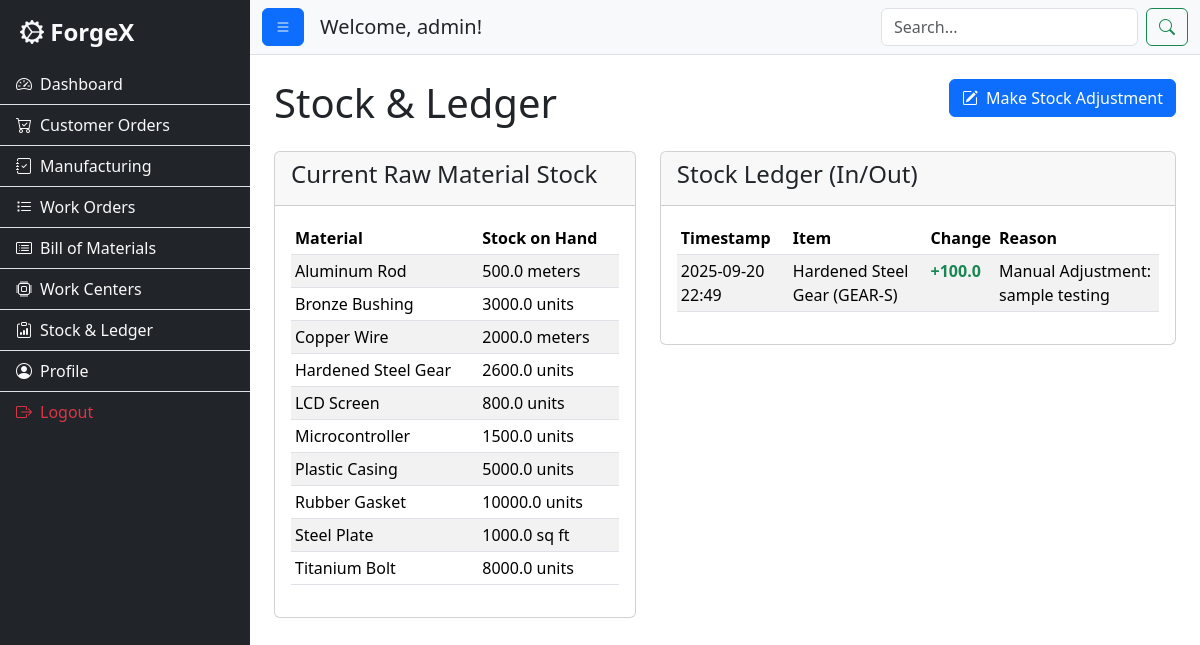
Screenshot of /stock_ledger (signed in) with the database file from the repository.
### app.py (models this page shows)
class User(db.Model):
    id = db.Column(db.Integer, primary_key=True)
    username = db.Column(db.String(80), unique=True, nullable=False)
    password = db.Column(db.String(200), nullable=False)
    name = db.Column(db.String(120), nullable=False)
    email = db.Column(db.String(120), unique=True, nullable=False)
    role = db.Column(db.String(20), nullable=False)
    secret_code = db.Column(db.String(100), nullable=True)
    is_verified = db.Column(db.Boolean, default=False, nullable=False)
    orders = db.relationship('CustomerOrder', backref='customer', lazy=True)

class RawMaterial(db.Model):
    id = db.Column(db.String(50), primary_key=True)
    name = db.Column(db.String(100), nullable=False)
    stock = db.Column(db.Float, default=0)
    unit = db.Column(db.String(20))
    price = db.Column(db.Float, default=0)

class StockLedger(db.Model):
    id = db.Column(db.Integer, primary_key=True)
    timestamp = db.Column(db.DateTime, default=datetime.datetime.utcnow)
    item_id = db.Column(db.String(50), nullable=False)
    item_name = db.Column(db.String(100))
    change = db.Column(db.Float, nullable=False)
    reason = db.Column(db.String(200))

### app.py (the view)
@app.route('/stock_ledger')
@login_required
@role_required('manager')
def stock_ledger():
    materials = RawMaterial.query.order_by(RawMaterial.id).all()
    ledger_entries = StockLedger.query.order_by(StockLedger.timestamp.desc()).all()
    return render_template('stock_ledger.html', materials=materials, ledger=ledger_entries)

### app.py (called while the page is built)
def login_required(f):
    @wraps(f)
    def decorated_function(*args, **kwargs):
        if 'username' not in session:
            flash("Please log in to access this page.", "warning")
            return redirect(url_for('login'))
        user = User.query.filter_by(username=session['username']).first()
        if not user:
            session.clear()
            flash("Your login session was invalid. Please log in again.", "danger")
            return redirect(url_for('login'))
        return f(*args, **kwargs)
    return decorated_function

def role_required(required_role):
    def decorator(f):
        @wraps(f)
        def decorated_function(*args, **kwargs):
            if session.get('role') != required_role:
                flash("You do not have permission to access this page.", "danger")
                return redirect(url_for('index'))
            return f(*args, **kwargs)
        return decorated_function
    return decorator

### templates/stock_ledger.html (shortened to what this page needs)
{% extends "layout.html" %}
{% block content %}
<div class.="d-flex justify-content-between align-items-center mb-4">
    <h1 class="mb-0 d-inline-block">Stock & Ledger</h1>
    <button class="btn btn-primary float-end" data-bs-toggle="modal" data-bs-target="#stockAdjustmentModal">
        <i class="bi bi-pencil-square me-2"></i>Make Stock Adjustment
    </button>
</div>
<div class="row mt-4">
    <div class="col-md-5">
        <div class="card">
            <div class="card-header"><h4>Current Raw Material Stock</h4></div>
            <div class="card-body">
                <table class="table table-sm table-striped">
                    <thead><tr><th>Material</th><th>Stock on Hand</th></tr></thead>
                    <tbody>
                        {% for mat in materials %}
                        <tr>
                            <td>{{ mat.name }}</td>
                            <td>{{ mat.stock }} {{ mat.unit }}</td>
                        </tr>
                        {% endfor %}
                    </tbody>
                </table>
            </div>
        </div>
    </div>
    <div class="col-md-7">
        <div class="card">
            <div class="card-header"><h4>Stock Ledger (In/Out)</h4></div>
            <div class="card-body">
                <div class="table-responsive" style="max-height: 500px; overflow-y: auto;">
                    <table class="table table-striped table-sm">
                        <thead><tr><th>Timestamp</th><th>Item</th><th>Change</th><th>Reason</th></tr></thead>
                        <tbody>
                            {% for entry in ledger %}
                            <tr>
                                <td>{{ entry.timestamp.strftime('%Y-%m-%d %H:%M') }}</td>
                                <td>{{ entry.item_name }} ({{ entry.item_id }})</td>
                                <td>
                                    {% if entry.change > 0 %}<span class="text-success fw-bold">+{{ entry.change }}</span>
                                    {% else %}<span class="text-danger fw-bold">{{ entry.change }}</span>
                                    {% endif %}
                                </td>
                                <td>{{ entry.reason }}</td>
                            </tr>
                            {% else %}
                            <tr><td colspan="4" class="text-center">No stock movements recorded.</td></tr>
                            {% endfor %}
                        </tbody>
                    </table>
                </div>
            </div>
        </div>
    </div>
</div>
{% endblock %}

### templates/layout.html (shortened to what this page needs)
<!DOCTYPE html>
<html lang="en">
<head>
    <link href="https://cdn.jsdelivr.net/npm/bootstrap@5.3.2/dist/css/bootstrap.min.css" rel="stylesheet">
    <link rel="stylesheet" href="https://cdn.jsdelivr.net/npm/bootstrap-icons@1.11.1/font/bootstrap-icons.css">
    <link rel="stylesheet" href="{{ url_for('static', filename='css/style.css') }}">
</head>
<body>
    <div class="d-flex" id="wrapper">
        <div class="bg-dark border-right" id="sidebar-wrapper">
            <div class="sidebar-heading text-light">
                <i class="bi bi-gear-wide-connected"></i> ForgeX
            </div>
            <div class="list-group list-group-flush">
                {% if session.role == 'manager' %}
                    <a href="{{ url_for('manager_dashboard') }}" class="list-group-item list-group-item-action bg-dark text-light"><i class="bi bi-speedometer2 me-2"></i>Dashboard</a>
                    <a href="{{ url_for('customer_orders_manager') }}" class="list-group-item list-group-item-action bg-dark text-light"><i class="bi bi-cart-check me-2"></i>Customer Orders</a>
                    <a href="{{ url_for('manufacturing_orders') }}" class="list-group-item list-group-item-action bg-dark text-light"><i class="bi bi-journal-check me-2"></i>Manufacturing</a>
                    <a href="{{ url_for('work_orders') }}" class="list-group-item list-group-item-action bg-dark text-light"><i class="bi bi-list-task me-2"></i>Work Orders</a>
                    <a href="{{ url_for('bill_of_materials') }}" class="list-group-item list-group-item-action bg-dark text-light"><i class="bi bi-card-list me-2"></i>Bill of Materials</a>
                    <a href="{{ url_for('work_centers') }}" class="list-group-item list-group-item-action bg-dark text-light"><i class="bi bi-cpu me-2"></i>Work Centers</a>
                    <a href="{{ url_for('stock_ledger') }}" class="list-group-item list-group-item-action bg-dark text-light"><i class="bi bi-clipboard-data me-2"></i>Stock & Ledger</a>
                {% endif %}
                <a href="{{ url_for('profile') }}" class="list-group-item list-group-item-action bg-dark text-light"><i class="bi bi-person-circle me-2"></i>Profile</a>
                <a href="{{ url_for('logout') }}" class="list-group-item list-group-item-action bg-dark text-danger"><i class="bi bi-box-arrow-right me-2"></i>Logout</a>
            </div>
        </div>
        <div id="page-content-wrapper">
            <nav class="navbar navbar-expand-lg navbar-light bg-light border-bottom">
                <div class="container-fluid">
                    <button class="btn btn-primary" id="menu-toggle"><i class="bi bi-list"></i></button>
                    <h5 class="ms-3 mb-0 d-none d-md-block">Welcome, {{ session.username }}!</h5>
                    <div class="ms-auto">
                        <form action="{{ url_for('search') }}" method="get" class="d-flex">
                            <input class="form-control me-2" type="search" name="q" placeholder="Search..." aria-label="Search" required>
                            <button class="btn btn-outline-success" type="submit"><i class="bi bi-search"></i></button>
                        </form>
                    </div>
                </div>
            </nav>
            <main class="container-fluid p-4">
                {% block content %}{% endblock %}
            </main>
        </div>
    </div>
</body>
</html>

### static/css/style.css (style rules this page uses)
body { overflow-x: hidden; }
#sidebar-wrapper { min-height: 100vh; width: 250px; margin-left: -250px; transition: margin .25s ease-out; }
#sidebar-wrapper .sidebar-heading { padding: 0.875rem 1.25rem; font-size: 1.5rem; font-weight: bold; }
#sidebar-wrapper .list-group { width: 250px; }
#page-content-wrapper { min-width: 100vw; }
@media (min-width: 768px) { #sidebar-wrapper { margin-left: 0; } }
@media (min-width: 768px) { #page-content-wrapper { min-width: 0; width: 100%; } }

### rows the page displays
User: username "admin"
RawMaterial: name "Aluminum Rod", stock "500.0", unit "meters"
RawMaterial: name "Bronze Bushing", stock "3000.0", unit "units"
RawMaterial: name "Copper Wire", stock "2000.0", unit "meters"
RawMaterial: name "Hardened Steel Gear", stock "2600.0", unit "units"
RawMaterial: name "LCD Screen", stock "800.0", unit "units"
RawMaterial: name "Microcontroller", stock "1500.0", unit "units"
RawMaterial: name "Plastic Casing", stock "5000.0", unit "units"
RawMaterial: name "Rubber Gasket", stock "10000.0", unit "units"
RawMaterial: name "Steel Plate", stock "1000.0", unit "sq ft"
RawMaterial: name "Titanium Bolt", stock "8000.0", unit "units"
StockLedger: timestamp "2025-09-20 22:49", item_name "Hardened Steel Gear", item_id "GEAR-S", change "100.0", reason "Manual Adjustment: sample testing"
